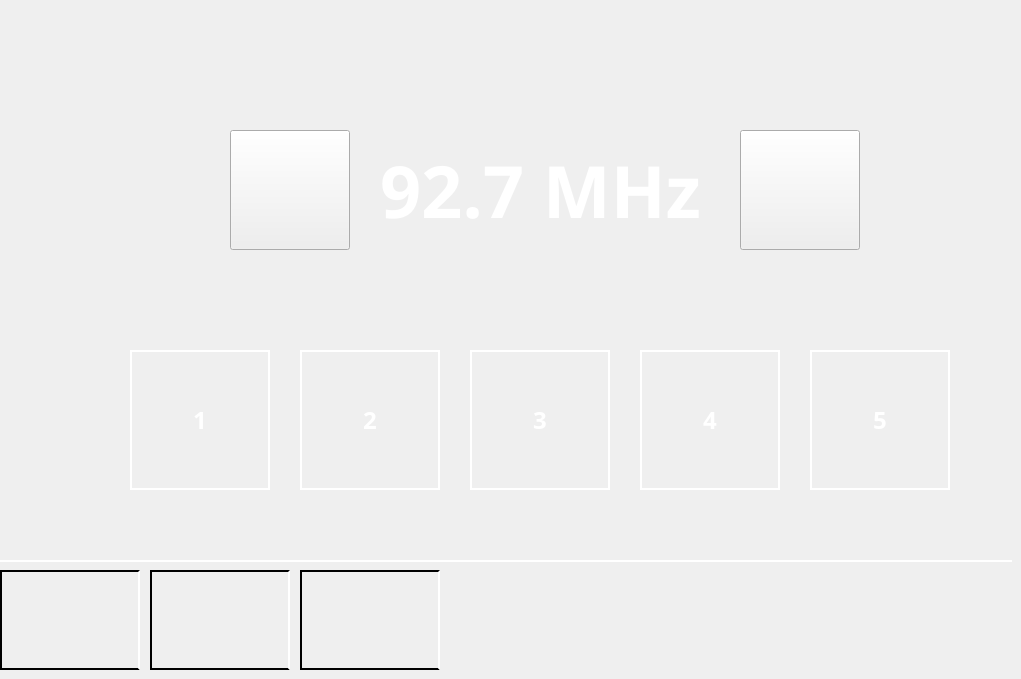
      <widget class="QWidget" name="FMTab">
       <property name="styleSheet">
        <string notr="true"/>
       </property>
       <attribute name="icon">
        <iconset resource="source.qrc">
         <normaloff>:/logos/logos/FMTABICON.png</normaloff>:/logos/logos/FMTABICON.png</iconset>
       </attribute>
       <attribute name="title">
        <string/>
       </attribute>
       <widget class="QPushButton" name="NextButtonFm">
        <property name="geometry">
         <rect>
          <x>740</x>
          <y>130</y>
          <width>120</width>
          <height>120</height>
         </rect>
        </property>
        <property name="text">
         <string/>
        </property>
        <property name="icon">
         <iconset resource="source.qrc">
          <normaloff>:/logos/logos/NextBtnFm.png</normaloff>:/logos/logos/NextBtnFm.png</iconset>
        </property>
        <property name="iconSize">
         <size>
          <width>30</width>
          <height>53</height>
         </size>
        </property>
       </widget>
       <widget class="QPushButton" name="PreviousBtnFM">
        <property name="geometry">
         <rect>
          <x>230</x>
          <y>130</y>
          <width>120</width>
          <height>120</height>
         </rect>
        </property>
        <property name="text">
         <string/>
        </property>
        <property name="icon">
         <iconset resource="source.qrc">
          <normaloff>:/logos/logos/PreviousBtnFm.png</normaloff>:/logos/logos/PreviousBtnFm.png</iconset>
        </property>
        <property name="iconSize">
         <size>
          <width>30</width>
          <height>53</height>
         </size>
        </property>
       </widget>
       <widget class="QLabel" name="FreqLabelFM">
        <property name="geometry">
         <rect>
          <x>380</x>
          <y>150</y>
          <width>321</width>
          <height>81</height>
         </rect>
        </property>
        <property name="styleSheet">
         <string notr="true">font-family: Plus Jakarta Sans;
font-style: normal;
font-weight: 500;
font-size: 72px;
line-height: 81px;
/* identical to box height */


color: #FFFFFF;
</string>
        </property>
        <property name="text">
         <string>92.7 MHz</string>
        </property>
       </widget>
       <widget class="QPushButton" name="Channel1BtnFM">
        <property name="geometry">
         <rect>
          <x>130</x>
          <y>350</y>
          <width>140</width>
          <height>140</height>
         </rect>
        </property>
        <property name="styleSheet">
         <string notr="true">border: 2px solid #FFFFFF;
box-sizing: border-box;font-family: Plus Jakarta Sans;
font-style: normal;
font-weight: 500;
font-size: 24px;
line-height: 30px;

color: #FFFFFF;</string>
        </property>
        <property name="text">
         <string>1</string>
        </property>
       </widget>
       <widget class="QPushButton" name="Channel2BtnFM">
        <property name="geometry">
         <rect>
          <x>300</x>
          <y>350</y>
          <width>140</width>
          <height>140</height>
         </rect>
        </property>
        <property name="styleSheet">
         <string notr="true">border: 2px solid #FFFFFF;
box-sizing: border-box;font-family: Plus Jakarta Sans;
font-style: normal;
font-weight: 500;
font-size: 24px;
line-height: 30px;

color: #FFFFFF;</string>
        </property>
        <property name="text">
         <string>2</string>
        </property>
       </widget>
       <widget class="QPushButton" name="Channel3BtnFM">
        <property name="geometry">
         <rect>
          <x>470</x>
          <y>350</y>
          <width>140</width>
          <height>140</height>
         </rect>
        </property>
        <property name="styleSheet">
         <string notr="true">border: 2px solid #FFFFFF;
box-sizing: border-box;font-family: Plus Jakarta Sans;
font-style: normal;
font-weight: 500;
font-size: 24px;
line-height: 30px;

color: #FFFFFF;</string>
        </property>
        <property name="text">
         <string>3</string>
        </property>
       </widget>
       <widget class="QPushButton" name="Channel4BtnFM">
        <property name="geometry">
         <rect>
          <x>640</x>
          <y>350</y>
          <width>140</width>
          <height>140</height>
         </rect>
        </property>
        <property name="styleSheet">
         <string notr="true">border: 2px solid #FFFFFF;
box-sizing: border-box;font-family: Plus Jakarta Sans;
font-style: normal;
font-weight: 500;
font-size: 24px;
line-height: 30px;

color: #FFFFFF;</string>
        </property>
        <property name="text">
         <string>4</string>
        </property>
       </widget>
       <widget class="QPushButton" name="Channel5BtnFM">
        <property name="geometry">
         <rect>
          <x>810</x>
          <y>350</y>
          <width>140</width>
          <height>140</height>
         </rect>
        </property>
        <property name="styleSheet">
         <string notr="true">border: 2px solid #FFFFFF;
box-sizing: border-box;font-family: Plus Jakarta Sans;
font-style: normal;
font-weight: 500;
font-size: 24px;
line-height: 30px;

color: #FFFFFF;</string>
        </property>
        <property name="text">
         <string>5</string>
        </property>
       </widget>
       <widget class="Line" name="FMLine">
        <property name="geometry">
         <rect>
          <x>0</x>
          <y>560</y>
          <width>1012</width>
          <height>2</height>
         </rect>
        </property>
        <property name="styleSheet">
         <string notr="true">color:white;</string>
        </property>
        <property name="frameShadow">
         <enum>QFrame::Plain</enum>
        </property>
        <property name="lineWidth">
         <number>2</number>
        </property>
        <property name="orientation">
         <enum>Qt::Horizontal</enum>
        </property>
       </widget>
       <widget class="QPushButton" name="BandBleButton">
        <property name="geometry">
         <rect>
          <x>0</x>
          <y>570</y>
          <width>140</width>
          <height>100</height>
         </rect>
        </property>
        <property name="styleSheet">
         <string notr="true">
border:2px solid black;
border-right-color: rgb(255, 255, 255);</string>
        </property>
        <property name="text">
         <string/>
        </property>
        <property name="icon">
         <iconset resource="source.qrc">
          <normaloff>:/logos/logos/BandFM.png</normaloff>:/logos/logos/BandFM.png</iconset>
        </property>
        <property name="iconSize">
         <size>
          <width>40</width>
          <height>40</height>
         </size>
        </property>
       </widget>
       <widget class="QPushButton" name="StationBtnFM">
        <property name="geometry">
         <rect>
          <x>150</x>
          <y>570</y>
          <width>140</width>
          <height>100</height>
         </rect>
        </property>
        <property name="styleSheet">
         <string notr="true">border:2px solid black;
border-right-color: rgb(255, 255, 255);</string>
        </property>
        <property name="text">
         <string/>
        </property>
        <property name="icon">
         <iconset resource="source.qrc">
          <normaloff>:/logos/logos/StationIcon.png</normaloff>:/logos/logos/StationIcon.png</iconset>
        </property>
        <property name="iconSize">
         <size>
          <width>40</width>
          <height>40</height>
         </size>
        </property>
       </widget>
       <widget class="QPushButton" name="TuneBtnFM">
        <property name="geometry">
         <rect>
          <x>300</x>
          <y>570</y>
          <width>140</width>
          <height>100</height>
         </rect>
        </property>
        <property name="styleSheet">
         <string notr="true">border:2px solid black;
border-right-color: rgb(255, 255, 255);</string>
        </property>
        <property name="text">
         <string/>
        </property>
        <property name="icon">
         <iconset resource="source.qrc">
          <normaloff>:/logos/logos/TuneIcon.png</normaloff>:/logos/logos/TuneIcon.png</iconset>
        </property>
        <property name="iconSize">
         <size>
          <width>40</width>
          <height>40</height>
         </size>
        </property>
       </widget>
      </widget>
